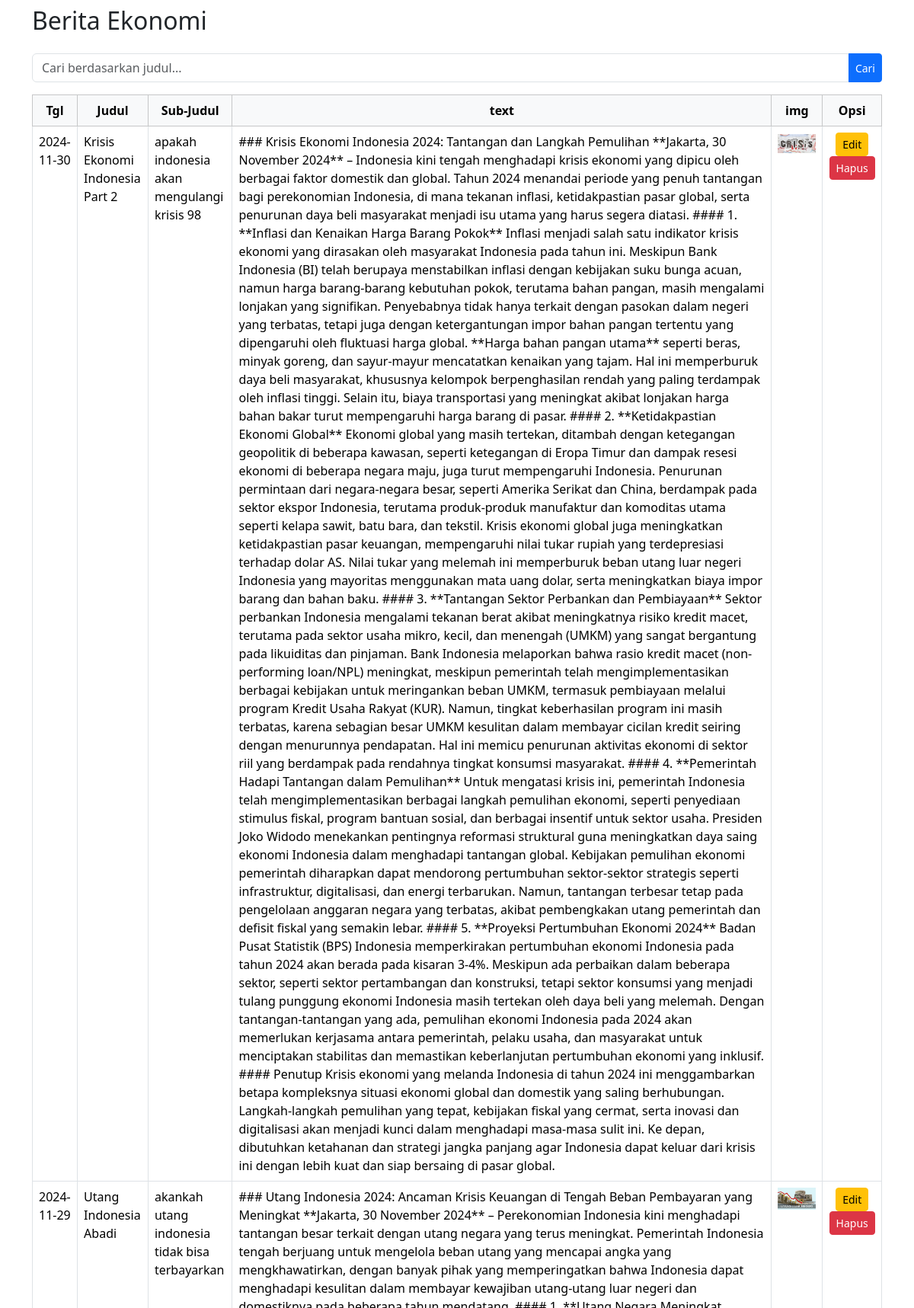
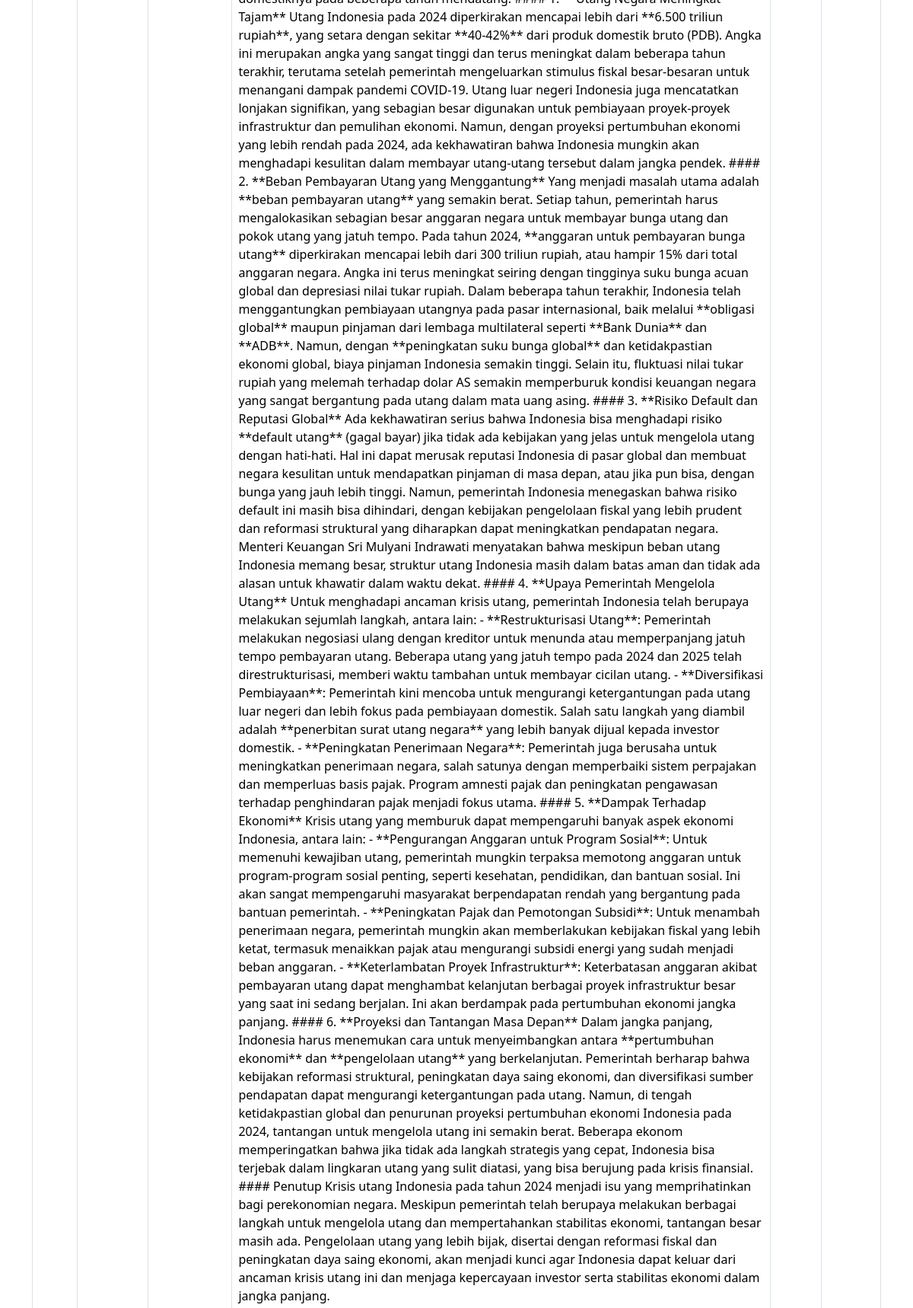
/admin/ekonomi/berita.php (upper part), run on the app's committed database (2 pictures, top to bottom).
### tables this page shows
CREATE TABLE `ekonomi` (
  `id` int NOT NULL,
  `tgl` date NOT NULL,
  `judul` varchar(255) NOT NULL,
  `subjudul` varchar(255) NOT NULL DEFAULT '',
  `img` varchar(255) NOT NULL,
  `text` longtext NOT NULL,
  `jenis` varchar(50) NOT NULL
);

### admin/ekonomi/berita.php (the view, shortened to what this page needs)
<!DOCTYPE html>
<html lang="en">
<head>
    <link rel="stylesheet" href="../../bootstrap/css/bootstrap.min.css">
    <link rel="stylesheet" href="https://cdnjs.cloudflare.com/ajax/libs/font-awesome/6.6.0/css/all.min.css"
 />
    <link href="https://fonts.cdnfonts.com/css/nirvana" rel="stylesheet">
</head>
<body>
    <div class="container mt-2">
        <h2 class="mb-4">Berita Ekonomi</h2>
        <form class="search-form mb-3" method="POST" action="">
            <div class="input-group">
                <input type="text" class="form-control" name="pencarian" placeholder="Cari berdasarkan judul..." aria-label="Search">
                <button class="btn btn-primary btn-sm" type="submit" name="btncari">Cari</button>
            </div>
        </form>
        <div class="table-responsive">
            <table class="table table-bordered">
                <thead class="table-light text-center">
                    <tr>
                        <th scope="col">Tgl</th>
                        <th scope="col">Judul</th>
                        <th scope="col">Sub-Judul</th>
                        <th scope="col">text</th>
                        <th scope="col">img</th>
                        <th scope="col">Opsi</th>
                    </tr>
                </thead>
                <tbody>
                    <?php
                    include 'koneksi.php';
                    if (isset($_POST['btncari']) && !empty($_POST['pencarian'])) {
                        $pencarian = $_POST['pencarian'];
                        $sql = mysqli_query($koneksi, "SELECT * FROM ekonomi WHERE judul LIKE '%" . mysqli_real_escape_string($koneksi, $pencarian) . "%'");
                    } else {
                        $sql = mysqli_query($koneksi, "SELECT * FROM ekonomi");
                    }
                    while ($data = mysqli_fetch_array($sql)) {
                    ?>
                        <tr>
                            <td><?php echo htmlspecialchars($data['tgl']); ?></td>
                            <td><?php echo htmlspecialchars($data['judul']); ?></td>
                            <td><?php echo htmlspecialchars($data['subjudul']); ?></td>
                            <td><?php echo htmlspecialchars($data['text']); ?></td>
                            <td><img src="ekonomi/<?php echo htmlspecialchars($data['img']); ?>" alt="Image" width="50"></td>
                            <td class="text-center">
                                <a href="ekonomi/berita_edit.php?id=<?php echo $data['id']; ?>" class="btn btn-warning btn-sm">Edit</a>
                                <a href="ekonomi/berita_hapus.php?id=<?php echo $data['id']; ?>" class="btn btn-danger btn-sm" onclick="return confirm('Yakin akan menghapus data?');">Hapus</a>
                            </td>
                        </tr>
                    <?php
                    }
                    ?>
                </tbody>
            </table>
        </div>
    </div>
</body>
</html>

### admin/ekonomi/berita.php (style rules this page uses)
.container { padding-bottom: 35px; }

### data on the page
ekonomi: tgl "2024-11-30", judul "Krisis Ekonomi Indonesia Part 2", subjudul "apakah indonesia akan mengulangi krisis 98", text "### Krisis Ekonomi Indonesia 2024: Tantangan dan Langkah Pemulihan **Jakarta, 30 November 2024** – Indonesia kini tengah menghadapi krisis ekonomi yang dipicu oleh berbagai faktor domestik dan global. Tahun 2024 menandai periode yang penuh tantangan bagi perekonomian Indonesia, di mana tekanan inflasi, ketidakpastian pasar global, serta penurunan daya beli masyarakat menjadi isu utama yang harus segera diatasi. #### 1. **Inflasi dan Kenaikan Harga Barang Pokok** Inflasi menjadi salah satu indikator krisis ekonomi yang dirasakan oleh masyarakat Indonesia pada tahun ini. Meskipun Bank Indonesia (BI) telah berupaya menstabilkan inflasi dengan kebijakan suku bunga acuan, namun harga…", img (picture)
ekonomi: tgl "2024-11-29", judul "Utang Indonesia Abadi", subjudul "akankah utang indonesia tidak bisa terbayarkan", text "### Utang Indonesia 2024: Ancaman Krisis Keuangan di Tengah Beban Pembayaran yang Meningkat **Jakarta, 30 November 2024** – Perekonomian Indonesia kini menghadapi tantangan besar terkait dengan utang negara yang terus meningkat. Pemerintah Indonesia tengah berjuang untuk mengelola beban utang yang mencapai angka yang mengkhawatirkan, dengan banyak pihak yang memperingatkan bahwa Indonesia dapat menghadapi kesulitan dalam membayar kewajiban utang-utang luar negeri dan domestiknya pada beberapa tahun mendatang. #### 1. **Utang Negara Meningkat Tajam** Utang Indonesia pada 2024 diperkirakan mencapai lebih dari **6.500 triliun rupiah**, yang setara dengan sekitar **40-42%** dari produk domestik…", img (picture)
